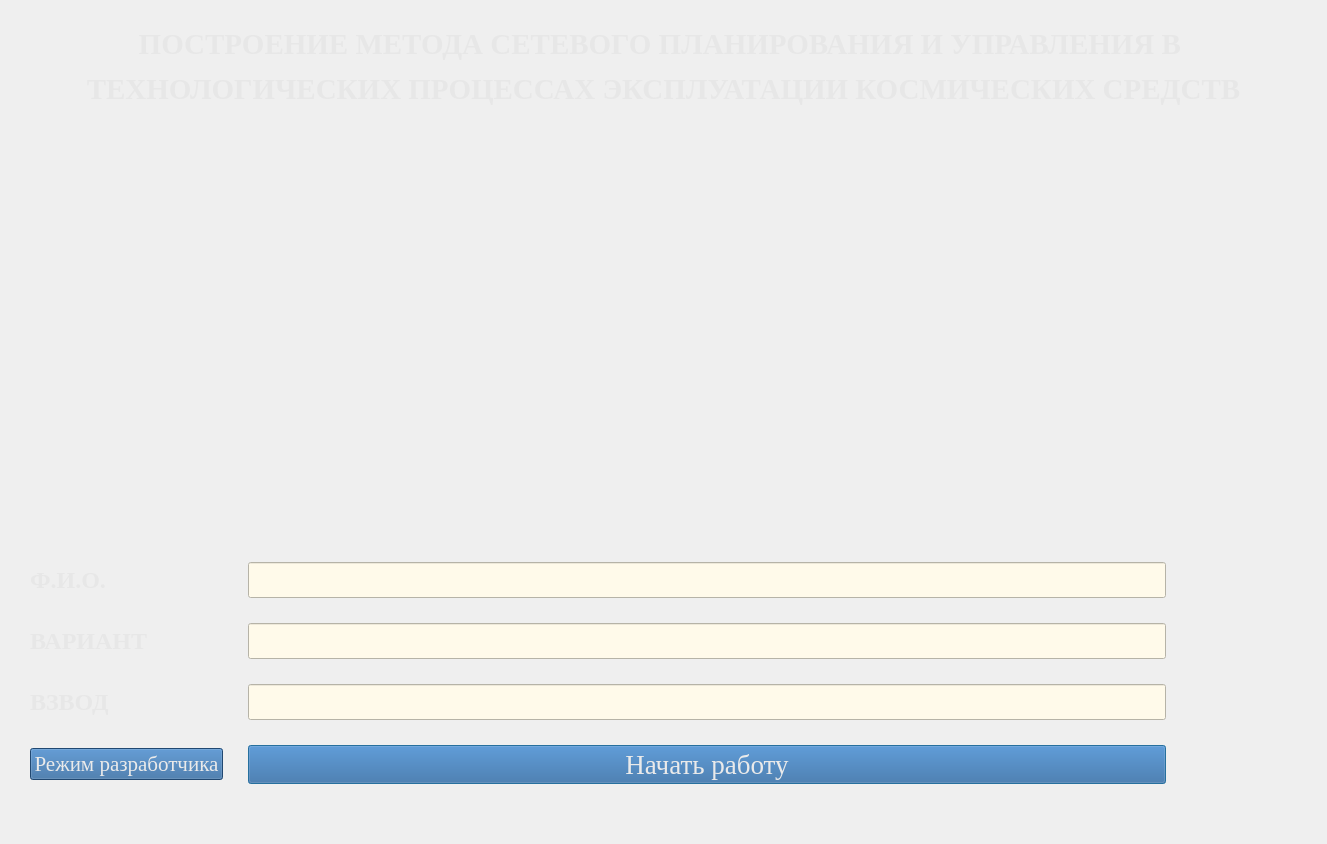
<?xml version="1.0" encoding="UTF-8"?>
<ui version="4.0">
 <class>startWin</class>
 <widget class="QDialog" name="startWin">
  <property name="geometry">
   <rect>
    <x>0</x>
    <y>0</y>
    <width>1327</width>
    <height>844</height>
   </rect>
  </property>
  <property name="font">
   <font>
    <family>Times New Roman</family>
    <pointsize>20</pointsize>
   </font>
  </property>
  <property name="windowTitle">
   <string>РЕГИСТРАЦИЯ</string>
  </property>
  <property name="windowIcon">
   <iconset>
    <normaloff>resources/login_icon.png</normaloff>resources/login_icon.png</iconset>
  </property>
  <property name="autoFillBackground">
   <bool>false</bool>
  </property>
  <property name="styleSheet">
   <string notr="true">
#startWin{background-image: url(:/newPrefix/spaceBackground.png);}</string>
  </property>
  <layout class="QVBoxLayout" name="verticalLayout" stretch="1,3,3,0">
   <property name="spacing">
    <number>25</number>
   </property>
   <property name="leftMargin">
    <number>20</number>
   </property>
   <property name="topMargin">
    <number>5</number>
   </property>
   <property name="rightMargin">
    <number>20</number>
   </property>
   <property name="bottomMargin">
    <number>10</number>
   </property>
   <item>
    <widget class="QLabel" name="labelWelcome">
     <property name="font">
      <font>
       <family>Times New Roman</family>
       <pointsize>20</pointsize>
      </font>
     </property>
     <property name="styleSheet">
      <string notr="true">background-color: rgba(0, 0, 0, 0);</string>
     </property>
     <property name="lineWidth">
      <number>5</number>
     </property>
     <property name="midLineWidth">
      <number>5</number>
     </property>
     <property name="text">
      <string>&lt;!DOCTYPE HTML PUBLIC &quot;-//W3C//DTD HTML 4.0//EN&quot; &quot;http://www.w3.org/TR/REC-html40/strict.dtd&quot;&gt;
&lt;html&gt;&lt;head&gt;&lt;meta name=&quot;qrichtext&quot; content=&quot;1&quot; /&gt;&lt;style type=&quot;text/css&quot;&gt;
p, li { white-space: pre-wrap; }
&lt;/style&gt;&lt;/head&gt;&lt;body style=&quot; font-family:'Times New Roman'; font-size:20pt; font-weight:400; font-style:normal;&quot;&gt;
&lt;p align=&quot;center&quot; style=&quot; margin-top:12px; margin-bottom:12px; margin-left:0px; margin-right:0px; -qt-block-indent:0; text-indent:0px;&quot;&gt;&lt;span style=&quot; font-size:22pt; font-weight:600; color:#e7e7e7;&quot;&gt;ПОСТРОЕНИЕ МЕТОДА СЕТЕВОГО ПЛАНИРОВАНИЯ И УПРАВЛЕНИЯ В &lt;/span&gt;&lt;/p&gt;
&lt;p align=&quot;center&quot; style=&quot; margin-top:12px; margin-bottom:12px; margin-left:0px; margin-right:0px; -qt-block-indent:0; text-indent:0px;&quot;&gt;&lt;span style=&quot; font-size:22pt; font-weight:600; color:#e7e7e7;&quot;&gt;ТЕХНОЛОГИЧЕСКИХ ПРОЦЕССАХ ЭКСПЛУАТАЦИИ КОСМИЧЕСКИХ СРЕДСТВ&lt;/span&gt;&lt;/p&gt;&lt;/body&gt;&lt;/html&gt;</string>
     </property>
    </widget>
   </item>
   <item>
    <widget class="QLabel" name="labelPicture">
     <property name="autoFillBackground">
      <bool>false</bool>
     </property>
     <property name="styleSheet">
      <string notr="true">image: url(:/newPrefix/logo_mca-min.png);
background-color: rgba(0, 0, 0, 0);
</string>
     </property>
     <property name="text">
      <string/>
     </property>
    </widget>
   </item>
   <item>
    <layout class="QGridLayout" name="gridLayout" columnstretch="2,14,2">
     <property name="leftMargin">
      <number>10</number>
     </property>
     <property name="topMargin">
      <number>10</number>
     </property>
     <property name="rightMargin">
      <number>10</number>
     </property>
     <property name="bottomMargin">
      <number>10</number>
     </property>
     <item row="2" column="1">
      <widget class="QLineEdit" name="lineEditGroup">
       <property name="font">
        <font>
         <family>Times New Roman</family>
         <pointsize>18</pointsize>
        </font>
       </property>
       <property name="styleSheet">
        <string notr="true">background-color: #fffaea;</string>
       </property>
       <property name="inputMethodHints">
        <set>Qt::ImhNone</set>
       </property>
       <property name="maxLength">
        <number>15</number>
       </property>
      </widget>
     </item>
     <item row="2" column="0">
      <widget class="QLabel" name="labelGroup">
       <property name="font">
        <font>
         <family>Times New Roman</family>
         <pointsize>18</pointsize>
        </font>
       </property>
       <property name="text">
        <string>&lt;html&gt;&lt;head/&gt;&lt;body&gt;&lt;p&gt;&lt;span style=&quot; font-weight:600; color:#e7e7e7;&quot;&gt;ВЗВОД&lt;/span&gt;&lt;/p&gt;&lt;/body&gt;&lt;/html&gt;</string>
       </property>
      </widget>
     </item>
     <item row="0" column="1">
      <widget class="QLineEdit" name="lineEditSurname">
       <property name="font">
        <font>
         <family>Times New Roman</family>
         <pointsize>18</pointsize>
        </font>
       </property>
       <property name="styleSheet">
        <string notr="true">background-color: #fffaea;</string>
       </property>
       <property name="inputMethodHints">
        <set>Qt::ImhDialableCharactersOnly|Qt::ImhHiddenText|Qt::ImhLatinOnly</set>
       </property>
       <property name="maxLength">
        <number>25</number>
       </property>
      </widget>
     </item>
     <item row="0" column="0">
      <widget class="QLabel" name="labelSurname">
       <property name="font">
        <font>
         <family>Times New Roman</family>
         <pointsize>18</pointsize>
        </font>
       </property>
       <property name="styleSheet">
        <string notr="true"/>
       </property>
       <property name="text">
        <string>&lt;!DOCTYPE HTML PUBLIC &quot;-//W3C//DTD HTML 4.0//EN&quot; &quot;http://www.w3.org/TR/REC-html40/strict.dtd&quot;&gt;
&lt;html&gt;&lt;head&gt;&lt;meta name=&quot;qrichtext&quot; content=&quot;1&quot; /&gt;&lt;style type=&quot;text/css&quot;&gt;
p, li { white-space: pre-wrap; }
&lt;/style&gt;&lt;/head&gt;&lt;body style=&quot; font-family:'Times New Roman'; font-size:18pt; font-weight:400; font-style:normal;&quot;&gt;
&lt;p style=&quot; margin-top:12px; margin-bottom:12px; margin-left:0px; margin-right:0px; -qt-block-indent:0; text-indent:0px;&quot;&gt;&lt;span style=&quot; font-weight:600; color:#e7e7e7;&quot;&gt;Ф.И.О.&lt;/span&gt;&lt;/p&gt;&lt;/body&gt;&lt;/html&gt;</string>
       </property>
      </widget>
     </item>
     <item row="1" column="1">
      <widget class="QLineEdit" name="lineEditNumINGroup">
       <property name="font">
        <font>
         <family>Times New Roman</family>
         <pointsize>18</pointsize>
        </font>
       </property>
       <property name="styleSheet">
        <string notr="true">background-color: #fffaea;</string>
       </property>
       <property name="inputMethodHints">
        <set>Qt::ImhNone</set>
       </property>
       <property name="inputMask">
        <string/>
       </property>
       <property name="maxLength">
        <number>2</number>
       </property>
      </widget>
     </item>
     <item row="1" column="0">
      <widget class="QLabel" name="labelNumGroup">
       <property name="font">
        <font>
         <family>Times New Roman</family>
         <pointsize>18</pointsize>
        </font>
       </property>
       <property name="text">
        <string>&lt;html&gt;&lt;head/&gt;&lt;body&gt;&lt;p&gt;&lt;span style=&quot; font-weight:600; color:#e7e7e7;&quot;&gt;ВАРИАНТ&lt;/span&gt;&lt;/p&gt;&lt;/body&gt;&lt;/html&gt;</string>
       </property>
      </widget>
     </item>
     <item row="3" column="1">
      <widget class="QPushButton" name="btnSignLab">
       <property name="enabled">
        <bool>true</bool>
       </property>
       <property name="font">
        <font>
         <family>Times New Roman</family>
         <pointsize>20</pointsize>
         <weight>50</weight>
         <bold>false</bold>
         <underline>false</underline>
         <kerning>true</kerning>
        </font>
       </property>
       <property name="autoFillBackground">
        <bool>false</bool>
       </property>
       <property name="styleSheet">
        <string notr="true">color: rgb(234, 234, 234);
background-color: rgb(46, 101, 158);</string>
       </property>
       <property name="text">
        <string>Начать работу</string>
       </property>
       <property name="checkable">
        <bool>true</bool>
       </property>
       <property name="default">
        <bool>false</bool>
       </property>
       <property name="flat">
        <bool>false</bool>
       </property>
      </widget>
     </item>
     <item row="3" column="0">
      <widget class="QPushButton" name="btnDeveloperMode">
       <property name="font">
        <font>
         <family>Times New Roman</family>
         <pointsize>16</pointsize>
        </font>
       </property>
       <property name="styleSheet">
        <string notr="true">color: rgb(234, 234, 234);
background-color: rgb(46, 101, 158);</string>
       </property>
       <property name="text">
        <string>Режим разработчика</string>
       </property>
       <property name="checkable">
        <bool>true</bool>
       </property>
      </widget>
     </item>
     <item row="0" column="2">
      <spacer name="horizontalSpacer">
       <property name="orientation">
        <enum>Qt::Horizontal</enum>
       </property>
       <property name="sizeHint" stdset="0">
        <size>
         <width>40</width>
         <height>20</height>
        </size>
       </property>
      </spacer>
     </item>
     <item row="1" column="2">
      <spacer name="horizontalSpacer_2">
       <property name="orientation">
        <enum>Qt::Horizontal</enum>
       </property>
       <property name="sizeHint" stdset="0">
        <size>
         <width>40</width>
         <height>20</height>
        </size>
       </property>
      </spacer>
     </item>
     <item row="2" column="2">
      <spacer name="horizontalSpacer_3">
       <property name="orientation">
        <enum>Qt::Horizontal</enum>
       </property>
       <property name="sizeHint" stdset="0">
        <size>
         <width>40</width>
         <height>20</height>
        </size>
       </property>
      </spacer>
     </item>
     <item row="3" column="2">
      <spacer name="horizontalSpacer_4">
       <property name="orientation">
        <enum>Qt::Horizontal</enum>
       </property>
       <property name="sizeHint" stdset="0">
        <size>
         <width>40</width>
         <height>20</height>
        </size>
       </property>
      </spacer>
     </item>
    </layout>
   </item>
   <item>
    <spacer name="verticalSpacer">
     <property name="orientation">
      <enum>Qt::Vertical</enum>
     </property>
     <property name="sizeHint" stdset="0">
      <size>
       <width>20</width>
       <height>40</height>
      </size>
     </property>
    </spacer>
   </item>
  </layout>
 </widget>
 <resources>
  <include location="resources/labelMAI.qrc"/>
  <include location="resources/labelVKAMoj.qrc"/>
  <include location="resources/spaceBackground.qrc"/>
  <include location="resources/backGround.qrc"/>
 </resources>
 <connections/>
</ui>
